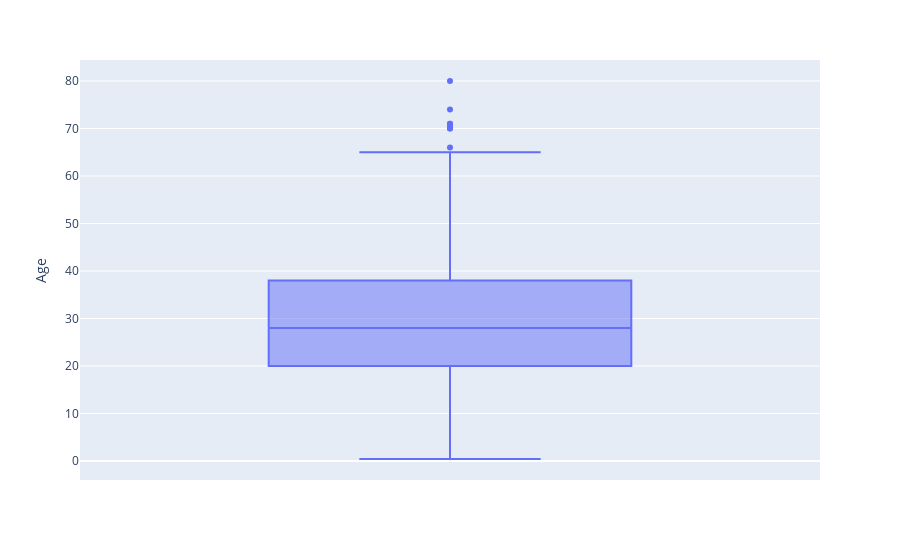

The notebook cell saved with this chart:
### Code cell
fig = px.box(df, y='Age')
fig.show()

### Figure 1 — Plotly figure (JSON) as saved in the notebook; plotly's stock layout.template omitted (floating-point values rounded to 4 significant figures; data arrays with more than 128 entries replaced by an {"elided": "..."} marker saying what was removed)
{"data": [{"alignmentgroup": "True", "hovertemplate": "Age=%{y}<extra></extra>", "legendgroup": "", "marker": {"color": "#636efa"}, "name": "", "notched": false, "offsetgroup": "", "orientation": "v", "showlegend": false, "type": "box", "x0": " ", "xaxis": "x", "y": {"elided": "891 float values"}, "y0": " ", "yaxis": "y"}], "layout": {"boxmode": "group", "legend": {"tracegroupgap": 0}, "margin": {"t": 60}, "xaxis": {"anchor": "y", "domain": [0, 1]}, "yaxis": {"anchor": "x", "domain": [0, 1], "title": {"text": "Age"}}}}
